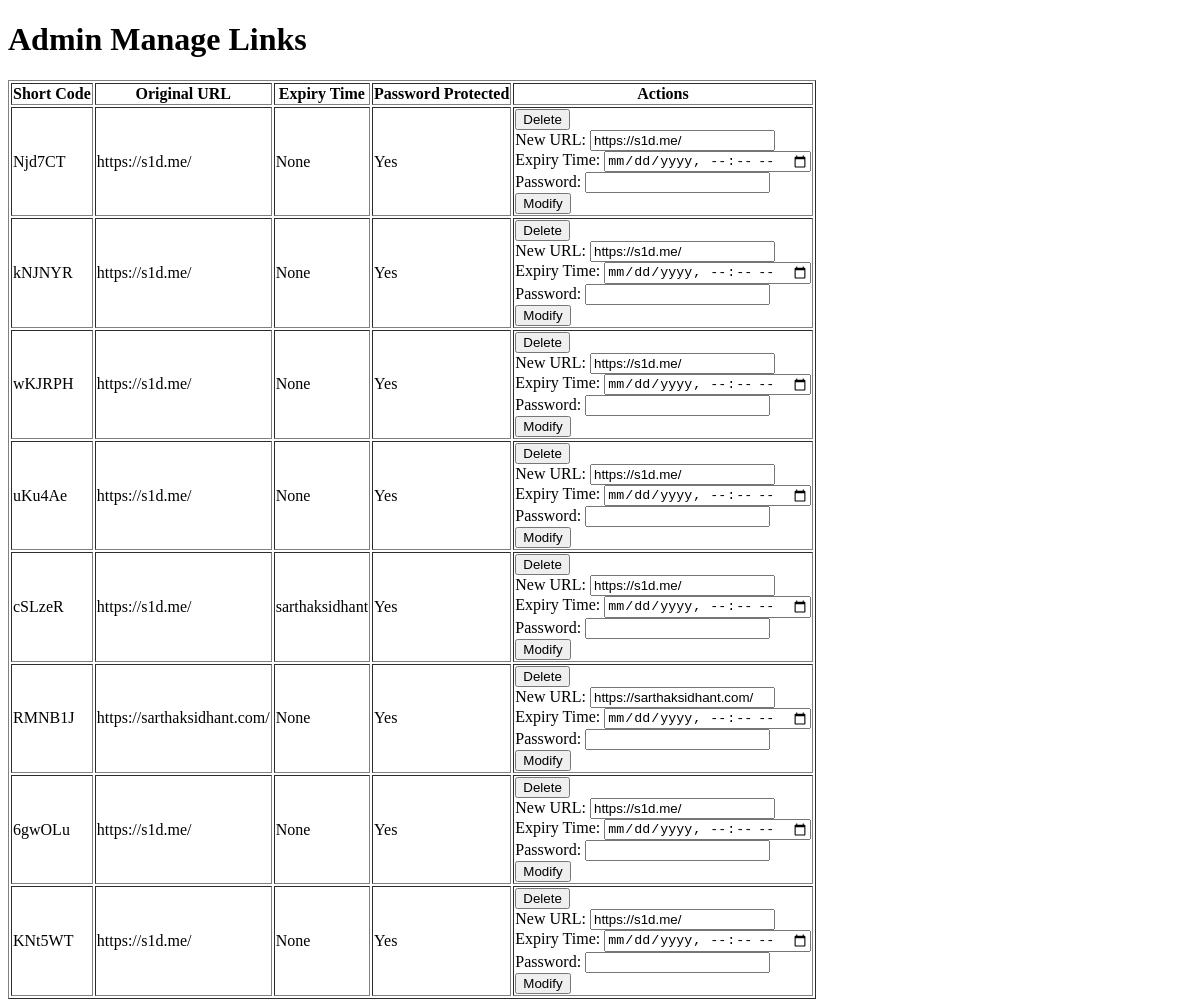
The page /admin/manage_links (signed in) on the database as committed earlier.
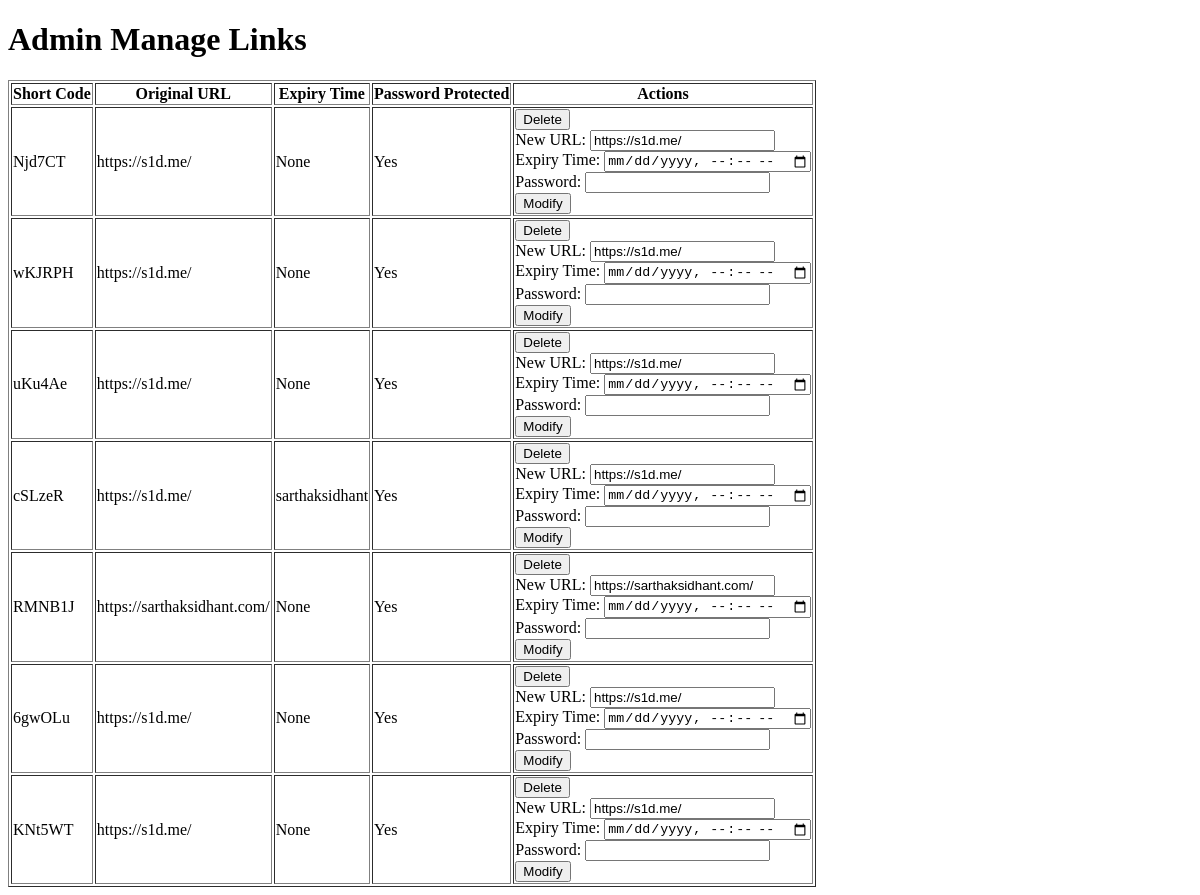
The same page on the database as committed later.
### tables this page shows
CREATE TABLE url_mapping (
                short_code TEXT PRIMARY KEY,
                original_url TEXT,
                ip_address TEXT,
                click_count INTEGER DEFAULT 0,
                api_token TEXT,
                expiry_time TIMESTAMP,
                password TEXT,
                user_id INTEGER,
                FOREIGN KEY(user_id) REFERENCES users(id)
            );

### app.py (the view, shortened to what this page needs)
@app.route('/admin/manage_links', methods=['GET', 'POST'])
@login_required
def admin_manage_links():
    if current_user.tier != 'admin':
        return 'Access denied', 403
    conn = get_db_connection(DATABASE)
    urls = conn.execute('SELECT * FROM url_mapping').fetchall()
    conn.close()
    return render_template('admin_manage_links.html', urls=urls)

### app.py (called while the page is built)
@login_manager.user_loader
def load_user(user_id):
    conn = get_db_connection(DATABASE)
    user = conn.execute('SELECT * FROM users WHERE id = ?', (user_id,)).fetchone()
    conn.close()
    if user:
        return User(user['id'], user['username'], user['password'], user['email'], user['tier'], user['two_factor_secret'], user['salt'])
    return None

def get_db_connection(db_name):
    conn = sqlite3.connect(db_name)
    conn.row_factory = sqlite3.Row
    return conn

### app/templates/admin_manage_links.html (shortened to what this page needs)
<!DOCTYPE html>
<html lang="en">
<head>
</head>
<body>
    <h1>Admin Manage Links</h1>
    <table border="1">
        <tr>
            <th>Short Code</th>
            <th>Original URL</th>
            <th>Expiry Time</th>
            <th>Password Protected</th>
            <th>Actions</th>
        </tr>
        {% for url in urls %}
        <tr>
            <td>{{ url.short_code }}</td>
            <td>{{ url.original_url }}</td>
            <td>{{ url.expiry_time }}</td>
            <td>{{ 'Yes' if url.password else 'No' }}</td>
            <td>
                <form action="{{ url_for('admin_manage_links') }}" method="POST">
                    <button type="submit">Delete</button>
                </form>
                <form action="{{ url_for('admin_manage_links') }}" method="POST">
                    <label for="url">New URL:</label>
                    <input type="text" name="url" id="url" value="{{ url.original_url }}"><br>
                    <label for="expiry_time">Expiry Time:</label>
                    <input type="datetime-local" name="expiry_time" id="expiry_time" value="{{ url.expiry_time }}"><br>
                    <label for="password">Password:</label>
                    <input type="text" name="password" id="password"><br>
                    <button type="submit">Modify</button>
                </form>
            </td>
        </tr>
        {% endfor %}
    </table>
</body>
</html>

Rows that differ between the two databases and show on the page:
removed url_mapping: short_code "kNJNYR", original_url "https://s1d.me/", expiry_time "None", password "Yes", url "https://s1d.me/"
